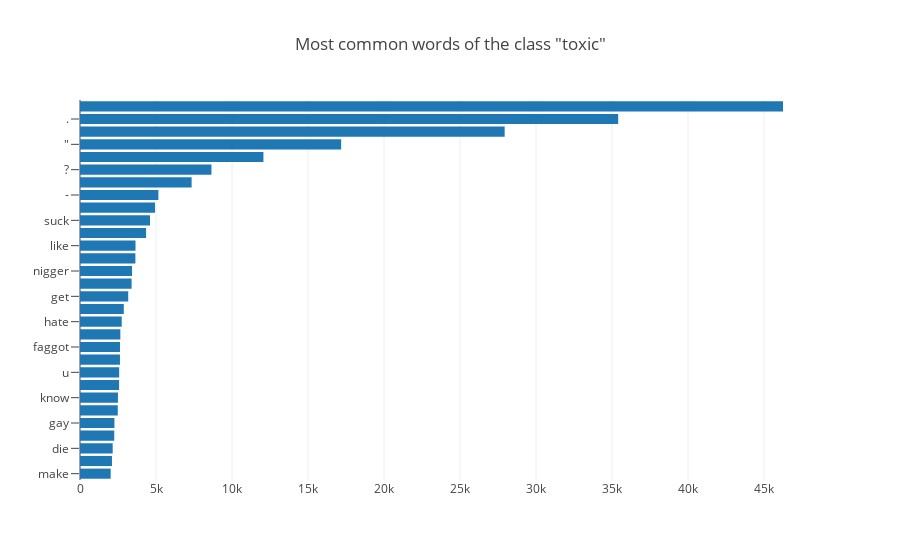

The code cell stored with this chart in its notebook:
### Code cell
most_common_words("toxic", 30)

### Figure 1 — Plotly figure (JSON) as saved in the notebook; plotly's stock layout.template omitted (floating-point values rounded to 4 significant figures)
{"data": [{"orientation": "h", "type": "bar", "uid": "a05d9149-12d1-4076-8c4d-f0ce7216508b", "x": [2017, 2103, 2150, 2253, 2265, 2485, 2497, 2571, 2577, 2629, 2631, 2654, 2744, 2881, 3173, 3393, 3424, 3643, 3651, 4348, 4605, 4936, 5157, 7343, 8647, 12067, 17181, 27937, 35405, 46248], "y": ["make", "...", "die", "edit", "gay", ":", "know", "page", "u", "(", "faggot", "ass", "hate", ")", "get", "wikipedia", "nigger", "shit", "like", "go", "suck", "=", "-", "-PRON-", "?", "fuck", "\"", ",", ".", "!"]}], "layout": {"title": {"text": "Most common words of the class \"toxic\""}, "yaxis": {"ticklen": 8}}}
